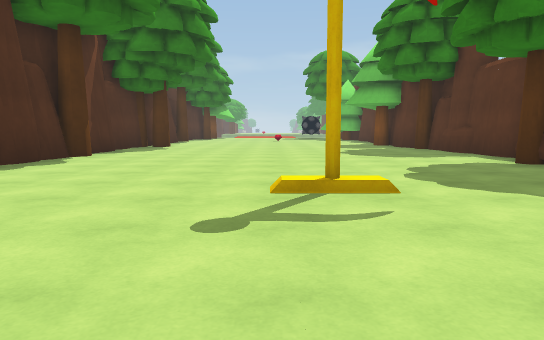
view 1 (above)

16 first-person views from a walk through a Unity game level. The camera is 1.2 m above the floor, tilts 6° down and sees 70° across. The floor is counted in squares, 2 m on a side. Each view is taken from the middle of a square. On the plan, view 1 faces up. The plan holds only what a view shows up to about 11 squares ahead; the rest is blank. The place goes on beyond the plan. The player is left out. Some animated figures are not drawn.

view 2
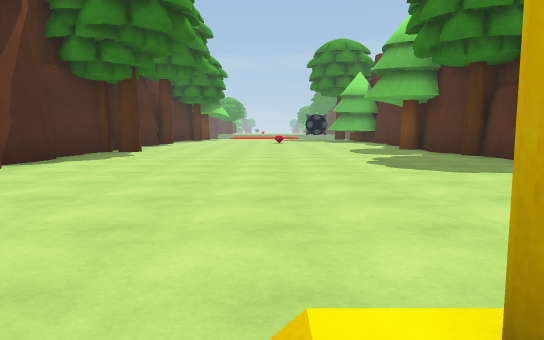

view 3
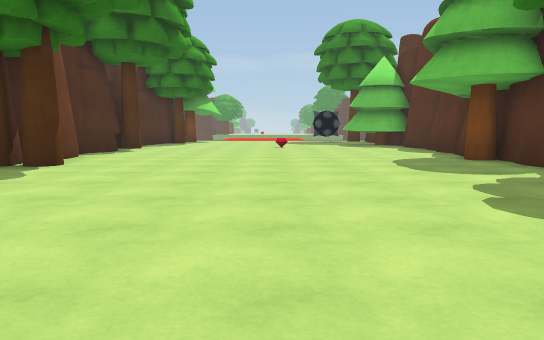

view 4
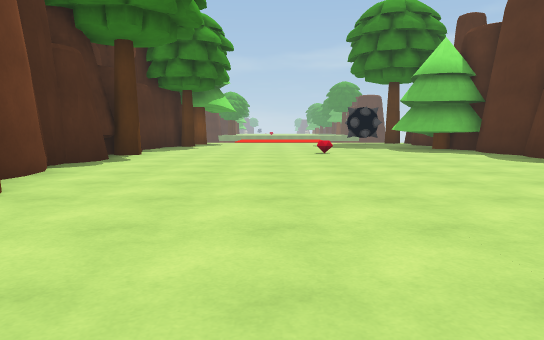

view 5
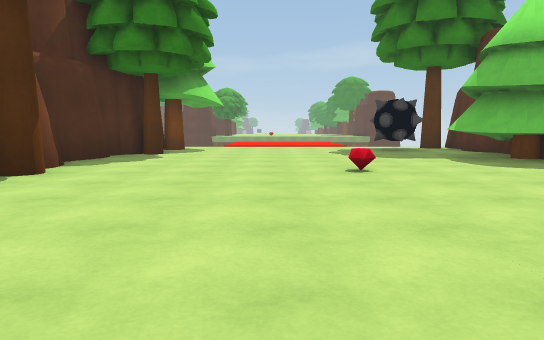

view 6
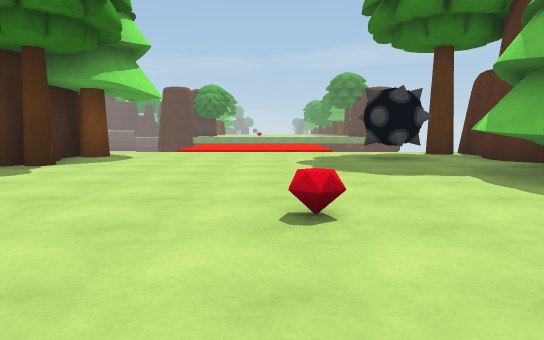

view 7
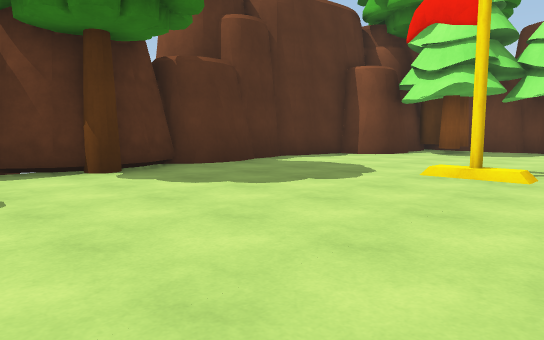

view 8
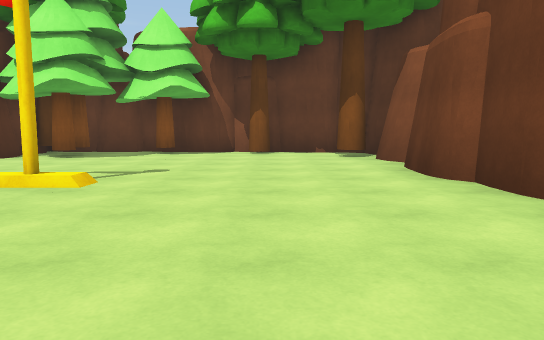

view 9
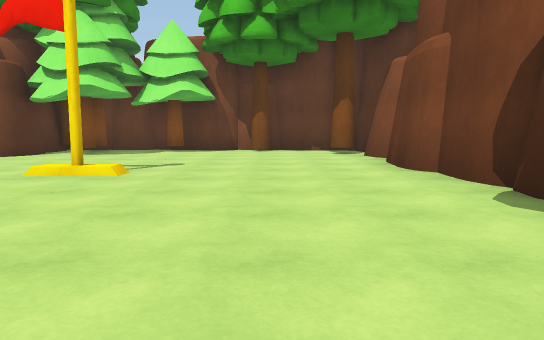

view 10
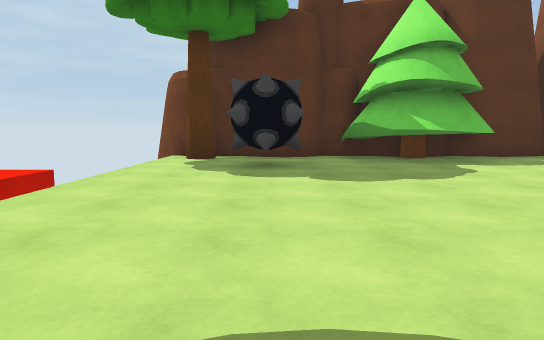

view 11
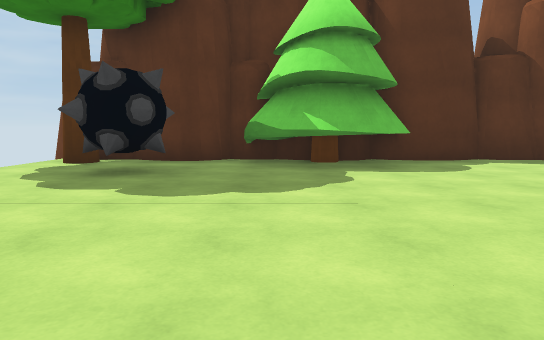

view 12
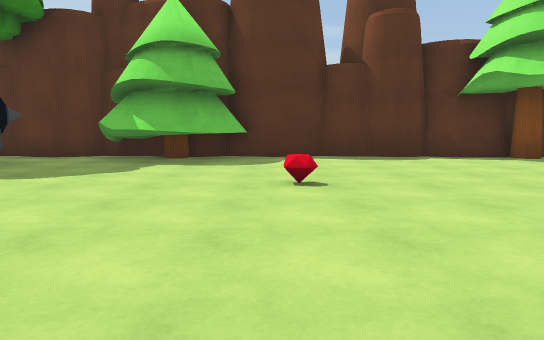

view 13
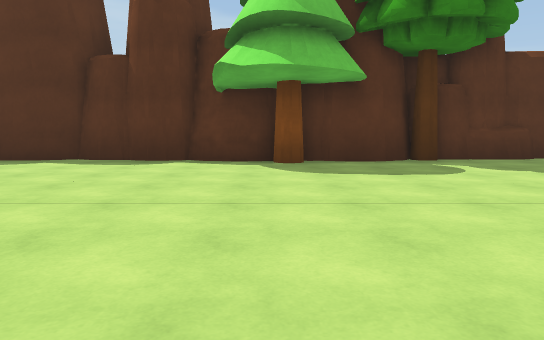

view 14
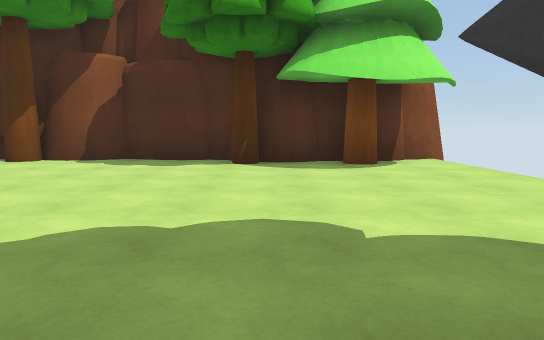

view 15
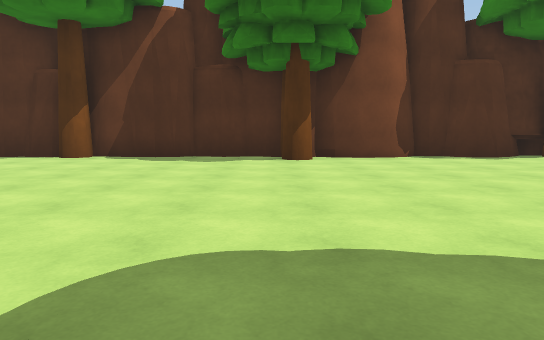

view 16
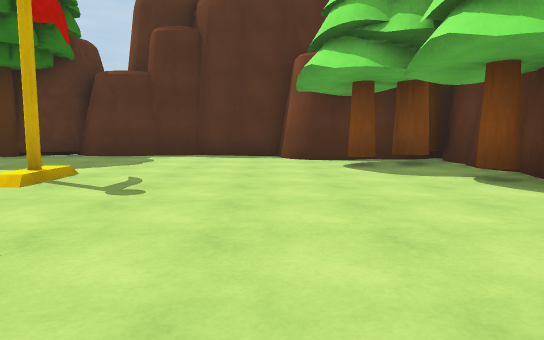

### Floor plan
Points are (right, up) in squares from view 1. A wall is a line through its corners. A room is listed if a view was taken in it or the views show most of it. See-through windows are left out.
Room 1 (views 1, 2, 3, 4, 5, 6, 7, 8, 9, 10, 11, 12, 13, 14, 15, 16)
walls: (-4.5, 12) (-4.7, 11.3) (-4.4, 10.7) (-4.4, 10); (-4.5, 11.7) (-4.7, 11.3); (-4.3, 10.7) (-4.3, 10.4); (-4.3, 10.7) (-4.6, 8.9); (4.8, 11) (4.7, 11.5); (4.9, 10.6) (5, 11.1); (4.8, 10.3) (4.8, 10.9); (-4.7, 17) (-4.6, 16.4); (-4.4, 17.4) (-4.8, 16.4); (-4.3, 8.3) (-4.5, 6.7); (-4.6, 8.3) (-4.6, 7.8) (-4.4, 7.2); (4.9, 8.6) (5, 10.2); (5.1, 8.2) (5, 8.7); (-4.6, 5.2) (-4.4, 4.8) (-4.3, 4.4); (-4.3, 4.8) (-4.3, 3.5); (4.7, 4.7) (4.8, 5.1) (5.2, 5.4); (-4.7, 21.9) (-5, 21) (-4.7, 20.6) (-4.5, 20) (-4.6, 19.5); (4.9, 4.1) (4.8, 4.8); (-4.1, 3.4) (-4, 3); (4.9, 3.7) (4.7, 4.3); (-3.9, 3.2) (-3.9, 2.7); (-4.1, 3.1) (-4.1, 2.6); (-4.1, 2.8) (-4.2, 2.1); (4.9, 3) (4.9, 3.5); (-4.5, 23.3) (-4.8, 22.6); (4.9, 2.2) (5.1, 2.7) (4.9, 3.1); (4.7, 24) (4.3, 24.5); (4.4, 24.4) (4.4, 24.7) (4.5, 25.2); (-4.6, 1) (-4.3, 0.5) (-4.2, 0); (4.4, 25.1) (4.8, 25.8) (4.7, 26.2) (4.9, 27.1); (-4.3, 25.4) (-4.4, 24.9) (-4.1, 24.4); (4.6, 0.6) (4.8, 2.4); (3.7, -1.5) (3.9, -0.9); (0.2, -2.1) (1.6, -2.6); (-0.2, -2.2) (0.3, -2.3); (-5.1, 27.4) (-4.4, 26.2); (-3.1, -2.1) (-2.1, -2.3); (-1, -2.4) (-0.5, -2.2) (-0.2, -2.1); (-3.5, -2.1) (-3, -2.1); (2.6, -2.5) (3.1, -2.3)
low walls: (4.7, 23.4) (4.3, 23.5)
objects: rock (-6, 6) to (-5, 6); rock (-6, 18) to (-5, 20); tree (-5, 13) to (-4, 13); rock (-5, 15) to (-4, 16); tree (-4, 9); tree (-4, 19); tree (-4, 24); tree (-4, 26); tree (-2, -2); other object (0, 20); tree (1, -2); flag (1, 4); ball (2, 25) to (3, 25); tree (3, -1); tree (3, 21) to (5, 23); tree (4, -2); rock (4, 0) to (5, 0); tree (4, 15); tree (4, 26); rock (5, 6) to (7, 6); tree (5, 7); tree (5, 12); rock (5, 13) to (5, 15); rock (5, 16) to (6, 18); rock (5, 19) to (6, 20)

Positions as (right, up) in squares from view 1, and headings:
1: (0, 0), facing up
2: (0, 3), facing up
3: (0, 7), facing up
4: (-1, 10), facing up
5: (-1, 14), facing up
6: (0, 17), facing up
7: (-1, 9), facing down-right
8: (-2, 8), facing down
9: (-2, 9), facing down
10: (-4, 25), facing right
11: (-3, 23), facing right
12: (-4, 20), facing right
13: (-3, 15), facing right
14: (3, 24), facing left
15: (4, 13), facing left
16: (-4, 1), facing right
